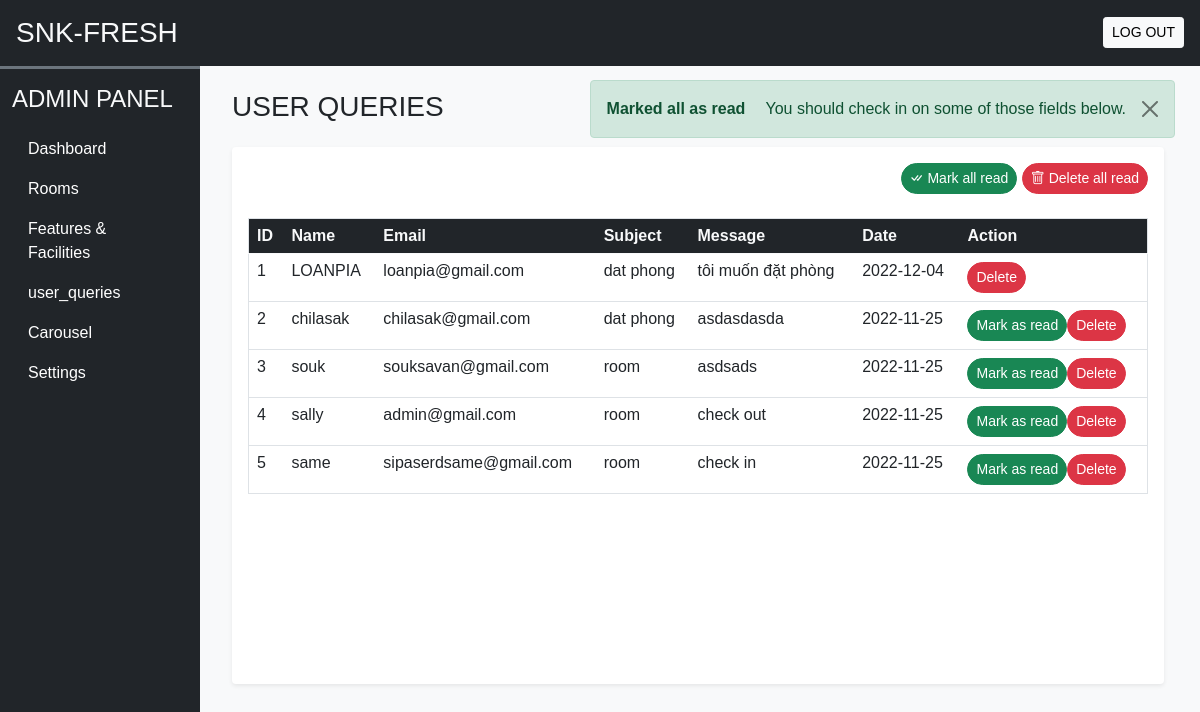
/admin/user_queries.php?seen=all (signed in), run on the app's committed database.
### tables this page shows
CREATE TABLE `user_queries` (
  `sr_no` int(11) NOT NULL,
  `name` varchar(50) NOT NULL,
  `email` varchar(200) NOT NULL,
  `subject` varchar(250) NOT NULL,
  `message` varchar(500) NOT NULL,
  `date` date NOT NULL DEFAULT current_timestamp(),
  `seen` tinyint(4) NOT NULL DEFAULT 0
);

### admin/inc/db_config.php (called while the page is built, shortened)
<?php
    function filteration($data){
        foreach($data as $key => $value){
            $data[$key] = trim($value);
            $data[$key] = stripcslashes($value);
            $data[$key] = htmlspecialchars($value);
            $data[$key] = strip_tags($value);
        }
        return $data;
    }
    function update($sql,$values,$datatypes)
    {
        $con = $GLOBALS['con'];
        if($stmt = mysqli_prepare($con,$sql)){
            mysqli_stmt_bind_param($stmt,$datatypes,...$values);
            if(mysqli_stmt_execute($stmt)){
                $res = mysqli_stmt_affected_rows($stmt);
                return $res;
            }else{
                mysqli_stmt_close($stmt);
                die("Query cannot be executed - Update");
            }
        }else{
            die("Query cannot be prepared - Update");
        }
    }

### admin/user_queries.php (the view, shortened to what this page needs)
<?php
require('inc/essentials.php');
require('inc/db_config.php');
if(isset($_GET['seen']))
{
   $frm_data = filteration($_GET);
   if($frm_data['seen'] == 'all'){
    $q="UPDATE `user_queries` SET `seen`=?";
    $values = [1];
    if(update($q,$values,'i')){
        alert('success','Marked all as read');
    }
    else{
        alert('error','Operation Failed');
    }
   }
}
?>
<!DOCTYPE html>
<html lang="en">
<head>
    <?php require('inc/link.php'); ?>
</head>
<body class="bg-light">
    <?php require('inc/header.php') ?>
    <div class="container-fluid" id="main-content">
        <div class="col-lg-10 ms-auto p-4 overflow-hidden">
            <h3 class="mb-4">USER QUERIES</h3>
            <div class="card border-0 shadow-sm mb-4">
                <div class="card-body">
                    <div class="text-end mb-4">
                        <a href="?seen=all" class="btn btn-success rounded-pill shadow-none btn-sm">
                            <i class="bi bi-check-all"></i> Mark all read
                        </a>
                        <a href="?del=all" class="btn btn-danger rounded-pill shadow-none btn-sm">
                          <i class="bi bi-trash"></i> Delete all read
                        </a>
                    </div>
                    <div class="table-responsive-md" style="height:450px; overflow-y: scroll;">
                        <table class="table table-hover border">
                            <thead class="sticky-top">
                                <tr class="bg-dark text-light">
                                    <th scope="col">ID</th>
                                    <th scope="col">Name</th>
                                    <th scope="col">Email</th>
                                    <th scope="col" width:20%;>Subject</th>
                                    <th scope="col" width:30%;>Message</th>
                                    <th scope="col">Date</th>
                                    <th scope="col">Action</th>
                                </tr>
                            </thead>
                            <tbody>
                               <?php
                               $q = "SELECT * FROM `user_queries` ORDER BY `sr_no` DESC";
                               $data = mysqli_query($con,$q);
                               $i=1;
                               while($row = mysqli_fetch_assoc($data))
                               {
                                $seen ='';
                                if($row['seen']!=1){
                                    $seen = "<a href='?seen=$row[sr_no]' class='btn btn-sm rounded-pill btn-success'>Mark as read</a>";
                                }
                                $seen.= "<a href='?del=$row[sr_no]' class='btn btn-sm rounded-pill btn-danger'>Delete</a>";
                                echo<<<query
                                <tr>
                                <td>$i</td>
                                <td>$row[name]</td>
                                <td>$row[email]</td>
                                <td>$row[subject]</td>
                                <td>$row[message]</td>
                                <td>$row[date]</td>
                                <td>$seen</td>
                                </tr>
                                query;
                                $i++;
                               }
                               ?>
                            </tbody>
                        </table>
                    </div>
                </div>
            </div>
        </div>
    </div>
</body>
</html>

### admin/css/common.css (style rules this page uses)
:root { --teal: #2ec1ac; --teal_hover: #279e8c; }
* { font-family: "Poppins", sans-serif; }

### data on the page
user_queries: name "LOANPIA", email "loanpia@gmail.com", subject "dat phong", message "tôi muốn đặt phòng", date "2022-12-04"
user_queries: name "chilasak", email "chilasak@gmail.com", subject "dat phong", message "asdasdasda", date "2022-11-25"
user_queries: name "souk", email "souksavan@gmail.com", subject "room", message "asdsads", date "2022-11-25"
user_queries: name "sally", email "admin@gmail.com", subject "room", message "check out", date "2022-11-25"
user_queries: name "same", email "sipaserdsame@gmail.com", subject "room", message "check in", date "2022-11-25"

### other printed values
$msg "Marked all as read"
